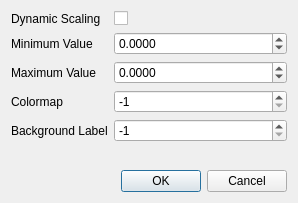
<?xml version="1.0" encoding="UTF-8"?>
<ui version="4.0">
 <class>DepthImageDisplayOptionsDialog</class>
 <widget class="QDialog" name="DepthImageDisplayOptionsDialog">
  <property name="geometry">
   <rect>
    <x>0</x>
    <y>0</y>
    <width>298</width>
    <height>203</height>
   </rect>
  </property>
  <property name="windowTitle">
   <string>Depth Image Display Options</string>
  </property>
  <property name="toolTip">
   <string>Depth Image Display Options</string>
  </property>
  <layout class="QVBoxLayout" name="verticalLayout">
   <item>
    <layout class="QFormLayout" name="formLayout">
     <item row="0" column="0">
      <widget class="QLabel" name="dynamic_scaling_label">
       <property name="text">
        <string>Dynamic Scaling</string>
       </property>
      </widget>
     </item>
     <item row="0" column="1">
      <widget class="QCheckBox" name="dynamic_scaling_check_box">
       <property name="text">
        <string/>
       </property>
      </widget>
     </item>
     <item row="1" column="0">
      <widget class="QLabel" name="minimum_value_label">
       <property name="text">
        <string>Minimum Value</string>
       </property>
      </widget>
     </item>
     <item row="1" column="1">
      <widget class="QDoubleSpinBox" name="minimum_value_spin_box">
       <property name="decimals">
        <number>4</number>
       </property>
       <property name="minimum">
        <double>-10000000.000000000000000</double>
       </property>
       <property name="maximum">
        <double>10000000.000000000000000</double>
       </property>
      </widget>
     </item>
     <item row="2" column="0">
      <widget class="QLabel" name="maximum_value_label">
       <property name="text">
        <string>Maximum Value</string>
       </property>
      </widget>
     </item>
     <item row="2" column="1">
      <widget class="QDoubleSpinBox" name="maximum_value_spin_box">
       <property name="decimals">
        <number>4</number>
       </property>
       <property name="minimum">
        <double>-10000000.000000000000000</double>
       </property>
       <property name="maximum">
        <double>10000000.000000000000000</double>
       </property>
      </widget>
     </item>
     <item row="3" column="0">
      <widget class="QLabel" name="colormap_label">
       <property name="text">
        <string>Colormap</string>
       </property>
      </widget>
     </item>
     <item row="3" column="1">
      <widget class="QSpinBox" name="colormap_spin_box">
       <property name="minimum">
        <number>-1</number>
       </property>
       <property name="maximum">
        <number>99</number>
       </property>
       <property name="value">
        <number>-1</number>
       </property>
      </widget>
     </item>
     <item row="4" column="0">
      <widget class="QLabel" name="background_label">
       <property name="text">
        <string>Background Label</string>
       </property>
      </widget>
     </item>
     <item row="4" column="1">
      <widget class="QSpinBox" name="background_label_spin_box">
       <property name="minimum">
        <number>-1</number>
       </property>
       <property name="value">
        <number>-1</number>
       </property>
      </widget>
     </item>
    </layout>
   </item>
   <item>
    <widget class="QDialogButtonBox" name="buttonBox">
     <property name="orientation">
      <enum>Qt::Horizontal</enum>
     </property>
     <property name="standardButtons">
      <set>QDialogButtonBox::Cancel|QDialogButtonBox::Ok</set>
     </property>
    </widget>
   </item>
  </layout>
 </widget>
 <resources/>
 <connections>
  <connection>
   <sender>buttonBox</sender>
   <signal>accepted()</signal>
   <receiver>DepthImageDisplayOptionsDialog</receiver>
   <slot>accept()</slot>
   <hints>
    <hint type="sourcelabel">
     <x>248</x>
     <y>254</y>
    </hint>
    <hint type="destinationlabel">
     <x>157</x>
     <y>274</y>
    </hint>
   </hints>
  </connection>
  <connection>
   <sender>buttonBox</sender>
   <signal>rejected()</signal>
   <receiver>DepthImageDisplayOptionsDialog</receiver>
   <slot>reject()</slot>
   <hints>
    <hint type="sourcelabel">
     <x>316</x>
     <y>260</y>
    </hint>
    <hint type="destinationlabel">
     <x>286</x>
     <y>274</y>
    </hint>
   </hints>
  </connection>
 </connections>
</ui>
